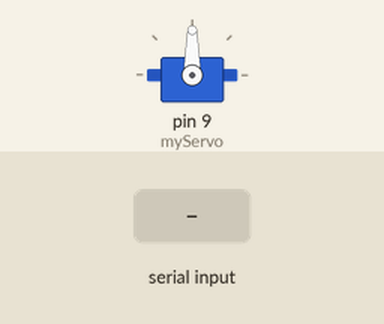
Simulated run of this sketch. Board: Arduino Uno, built with avr-gcc and run on an emulated ATmega328P. On the bench: servo. The inputs (shaded band) are chosen by the test bench.

Above: at 1.2 s.
1.3 s: "1" received over Serial
At 2.1 s:
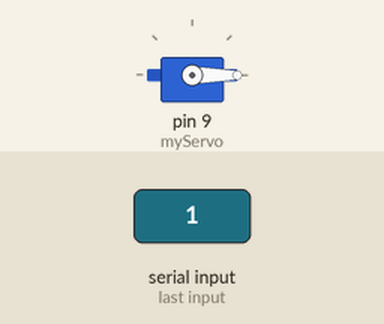
2.8 s: "3" received over Serial
At 3.3 s:
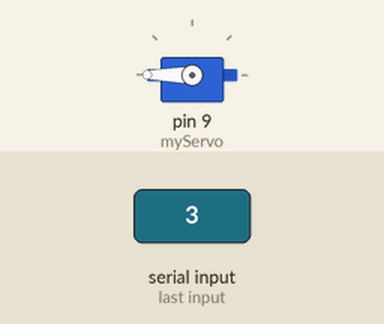
4.3 s: "2" received over Serial
At 5.5 s:
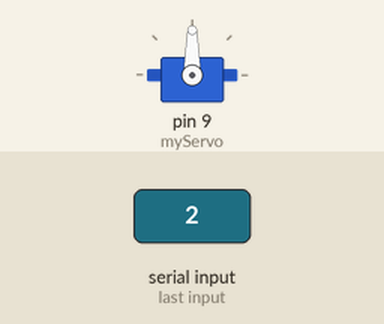
5.8 s: "4" received over Serial
At 6.7 s:
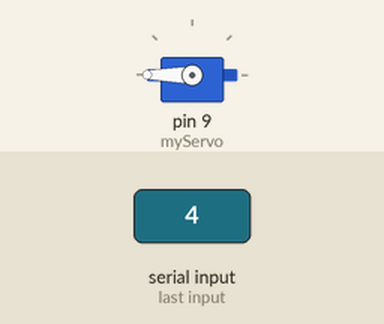
Timing chart, 0 to 8.3 s (numbered marks = the images above; inputs shaded):
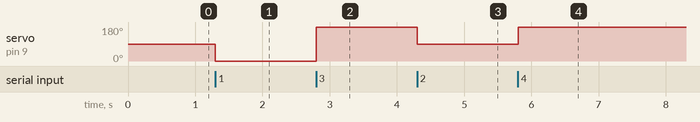

The sketch:

motion_sensor_with_pr_copy_20231209144329.ino
```cpp
#include <Servo.h>

Servo myServo; // Create a servo object

void setup() {
  myServo.attach(9); // Attach the servo to pin 9

  Serial.begin(9600); // Initialize serial communication
}

void loop() {
  if (Serial.available() > 0) { // Check if data is available to read
    char command = Serial.read(); // Read the incoming command

    // Perform actions based on the received command
    if (command == '1') {
      moveServo(0); // Move the servo to direction 1
    } else if (command == '2') {
      moveServo(90); // Move the servo to direction 2
    } else if (command == '3') {
      moveServo(180); // Move the servo to direction 3
    } else if (command == '4') {
      moveServo(270); // Move the servo to direction 4
    }
  }
}

void moveServo(int angle) {
  myServo.write(angle); // Move the servo to the specified angle
  delay(500); // Wait for the servo to reach the position
}
```

Measured:
- after the input at 1.3 s, servo on pin 9 (myServo): 90° → 0° at once
- after the input at 2.8 s, servo on pin 9 (myServo): 0° → 180° at once
- after the input at 4.3 s, servo on pin 9 (myServo): 180° → 90° at once
- after the input at 5.8 s, servo on pin 9 (myServo): 90° → 180° at once
